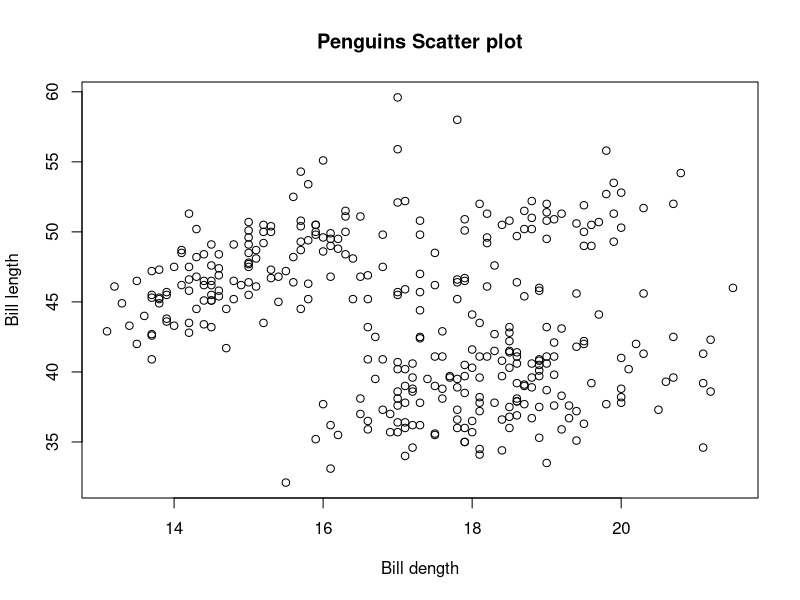

This chart was generated by the following R code:
# my analysis

data(penguins)
head(penguins)
summary(penguins)

plot(penguins$bill_dep, penguins$bill_len,
     xlab = 'Bill dength', ylab = 'Bill length',
     main = 'Penguins Scatter plot')
